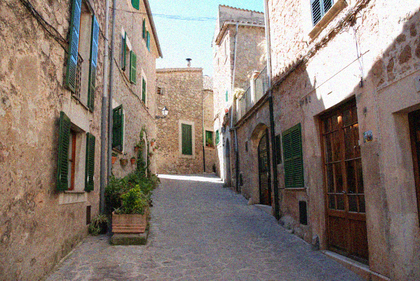
%> input picture IntegralImagingDenoising/images/alleyNoisy_sigma20.png, 420 x 281 px, shrunk from 774 x 518 before the run
$ octave basicSection.m   (GNU Octave 9; MATLAB toolbox functions it lacks are replaced by stand-ins)
%> lines starting %> are read from the running program, lines starting %| are printed output that depends on the picture; in (x1, y1, x2, y2) boxes, pixels count from 0 and x2, y2 are one past the last pixel; in counts of white or black regions, pixels touching at a corner belong together; the program's own positions count from 1
%> further down, image is the input picture: size 281x420x3 uint8; mean R, G, B 133.5, 120.8, 112.2
### IntegralImagingDenoising/computeIntegralImage.m
function [ii] = computeIntegralImage(image)
% The following implementation is based on the recursion approach based on
% the slides:
% s(x,y) = s(s,y-1)+ I(x,y)
% I_int(x,y) = I_int(x-1,y) + s(x,y)
%REPLACE THIS
im = double(image);
ii = zeros(size(image));
[n_row , n_col, dim] = size(image);
%> n_row = 281; n_col = 420; dim = 3
cumulate = zeros(size(image));

% Note, each recursion is based on the previous recursion's result. So we
% have to initialize the value and start recursion at i j = 2
cumulate(1,1:n_col,:) = image(1,1:n_col,:);
ii(1,2:n_col,:) = image(1,2:n_col,:);
ii(1:n_row,1,:) = image(1:n_row,1,:);
%> ii: size 281x420x3 double; mean R, G, B 1, 0.9, 0.9
%cumulate(1,1,:) = im(1,1,:);
% Cumulative sum for the first column and row.
for i = 2:n_col
    ii(1,i,:) = ii(1,i-1,:) + im(1,i,:);
end
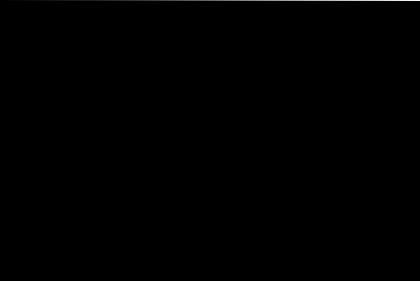
%> ii: size 281x420x3 double; mean R, G, B 120.9, 124.3, 118.3; drawn with min black and max white
for i = 2:n_row
   ii(i,1,:) = ii(i-1,1,:) + ii(i,1,:);

end
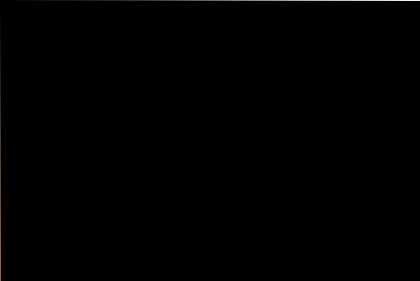
%> ii: size 281x420x3 double; 0.24% of pixels changed, all inside (x1, y1, x2, y2) = (0, 1, 1, 281); drawn with min black and max white

for j = 2:n_col
    for i = 2:n_row
        cumulate(i,j,:) = cumulate(i-1,j,:) + im(i,j,:);
        ii(i,j,:) =  cumulate(i,j,:) + ii(i,j-1,:);
    end
end
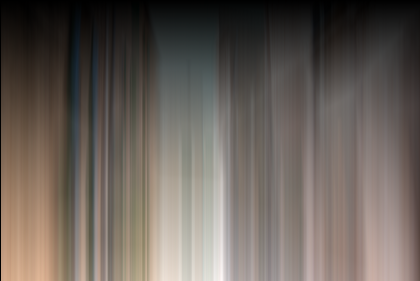
%> cumulate: size 281x420x3 double; mean R, G, B 21348.1, 19642.6, 18302.8; drawn with min black and max white
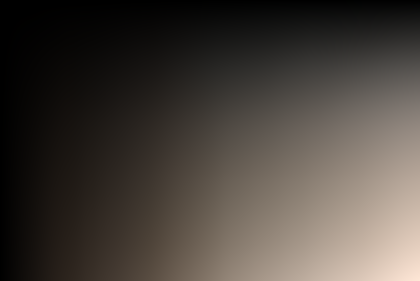
%> ii: size 281x420x3 double; mean R, G, B 4470001, 4070757.2, 3696974.8; drawn with min black and max white
end

### IntegralImagingDenoising/templateMatchingNaive.m
function [offsetsRows, offsetsCols, distances] = templateMatchingNaive(row, col,...
    patchSize, searchWindowSize,image)
% Caveat, patchSize, windowSize in my program is actually the radius.


% This function should for each possible offset in the search window
% centred at the current row and col, save a value for the offsets and
% patch distances, e.g. for the offset (-1,-1)
% offsetsRows(1) = -1;
% offsetsCols(1) = -1;
% distances(1) = 0.125;

% The distance is simply the SSD over patches of size patchSize between the
% 'template' patch centred at row and col and a patch shifted by the
% current

%REPLACE THIS
offsetsRows = zeros(10,1);
offsetsCols = zeros(10,1);

%distances = randn(10*10, 1);
% Get the real size of wind and patch.
patchSize = 1+patchSize+patchSize;
searchWindowSize = 1+searchWindowSize+searchWindowSize;

%paddImg = padarray(im,[searchWindowSize searchWindowSize],'symmetric');

offsetLimit = (searchWindowSize - patchSize)+1;
distances = zeros(offsetLimit,offsetLimit);
% framedImage gives the pixel within the current window.
% index within means the centre moves negative/positve with amount of
% patch's radius.
% +serachWIndowsize is the padded amount.
framedImage = image(row+searchWindowSize-(searchWindowSize-1)/2:row+searchWindowSize+(searchWindowSize-1)/2,col+searchWindowSize-(searchWindowSize-1)/2:col+searchWindowSize+(searchWindowSize-1)/2,:);
p0 = image(row+searchWindowSize-(patchSize-1)/2:row+searchWindowSize+(patchSize-1)/2,col+searchWindowSize-(patchSize-1)/2:col+searchWindowSize+(patchSize-1)/2,:);

windowCentre = (searchWindowSize-1)/2+1;
% eg: for patchsize = 3 window size = 7: [-2 -1 0 1 2];
% I don't consider the case when the offset patch hit the border of the
% window.
offsetIndex = [-(offsetLimit-1)/2:(offsetLimit-1)/2];

for i = 1:length(offsetIndex)
    for j = 1:length(offsetIndex)
        % SSD between the current patch with the offset.
        % Need three summation to get the sum of three channels.
        distances(i,j) = sum(sum(sum((framedImage(windowCentre+offsetIndex(i)-(patchSize-1)/2:windowCentre+offsetIndex(i)+(patchSize-1)/2,windowCentre+offsetIndex(j)-(patchSize-1)/2:windowCentre+offsetIndex(j)+(patchSize-1)/2,:) - p0).^2)));
    end
end

% I put normalization in the computeWeight section.
%distances= distances/ (3*patchSize*patchSize);
offsetsRows = offsetIndex;
offsetsCols = offsetIndex;
end

### IntegralImagingDenoising/templateMatchingIntegralImage.m
function [offsetsRows, offsetsCols, distances] = templateMatchingIntegralImage(row,...
     col,patchSize, searchWindowSize,image)
    %row = 1;
   % col = 1;
    %patchSize = 2;
    %searchWindowSize = 8;
% This function should for each possible offset in the search window
% centred at the current row and col, save a value for the offsets and
% patch distances, e.g. for the offset (-1,-1)
% offsetsX(1) = -1;
% offsetsY(1) = -1;
% distances(1) = 0.125;

% The distance is simply the SSD over patches of size patchSize between the
% 'template' patch centred at row and col and a patch shifted by the
% current offset

% This time, use the integral image method!
% NOTE: Use the 'computeIntegralImage' function developed % calculate your integral images earlier to
% NOTE: Use the 'evaluateIntegralImage' function to calculate patch sums

%REPLACE THIS
offsetsRows = zeros(10,1);
offsetsCols = zeros(10,1);
%distances = randn(10, 1);
%distances = zeros(10,10,3);
patchSize = 1+patchSize+patchSize;
searchWindowSize = 1+searchWindowSize+searchWindowSize;
%image = imread('images/debug/alleyNoisy_sigma20.png');
im = double(image);
[nrow,ncol,dim] = size(im);
offsetLimit = (searchWindowSize - patchSize)+1;

distances = zeros(offsetLimit,offsetLimit);


offsetIndex = [-(offsetLimit-1)/2:(offsetLimit-1)/2];
% padding the image so the index can go to the border of the original
% image.
paddImg = padarray(im,[searchWindowSize searchWindowSize],'symmetric');
paddP0  = padarray(im,[patchSize patchSize],'symmetric');
%(size-1)/2 is radius.

%%%debug use
%[prow pcol pdim] = size(paddP0);%%%%%%%%%%%%%%%%%%%
%resultantIntImg11 = zeros([prow pcol length(offsetIndex)^2]);%%%%%%%%%%%%%%%%%%%%%%%%%


for i= 1:length(offsetIndex)
    for j = 1:length(offsetIndex)

        %searchWindowSize+1 gives the relative coordinate of unpadded image.
        % For the integral template matching, we are offsetting the whole
        % image.
        offsetImg = paddImg(searchWindowSize+1+offsetIndex(i)-patchSize:end-searchWindowSize+offsetIndex(i)+patchSize,searchWindowSize+1+offsetIndex(j)-patchSize:end-searchWindowSize+offsetIndex(j)+patchSize,:);
        %dis = computeIntegralImage((paddP0 - offsetImg).^2);
        % I later found the better built-in approach which is cumsum.
        dis = cumsum(cumsum((paddP0 - offsetImg).^2),2);
        % sum the all channels integration.
        distances(i,j) = sum(evaluateIntegralImage(dis, row, col, patchSize));


        %debug use
        %resultantIntImg11(:,:,i*length(offsetIndex)+j-length(offsetIndex)) = sum(dis,3);%sum(disR,2);
    end
end
% [6 lines of commented-out code are left out]
offsetsRows = offsetIndex;
offsetsCols = offsetIndex;
end

### IntegralImagingDenoising/basicSection.m
%% Some parameters to set - make sure that your code works at image borders!

% Row and column of the pixel for which we wish to find all similar patches
% NOTE: For this section, we pick only one patch
row = 100;
col = 100;

% Patchsize - make sure your code works for different values
patchSize = 3;

% Search window size - make sure your code works for different values
searchWindowSize = 7;


%% Implementation of work required in your basic section-------------------

% TODO - Load Image
image = zeros(100, 100);
image = imread('images/alleyNoisy_sigma20.png');
imshow(image);

% TODO - Fill out this function
image_ii = computeIntegralImage(image);

% TODO - Display the normalised Integral Image
% NOTE: This is for display only, not for template matching yet!
figure('name', 'Normalised Integral Image');
[row,col,dim] = size(image_ii);
%> row = 281; col = 420; dim = 3
normalized_ii = double(image_ii);
% value in integral image is a cumulative sum, doing normalization
%  will project the ii into 1 to 255 scale.
%  to achieve this, divided by the highest value so the range becomes (0 1]
%  then times 255.
currentMax = max(max(image_ii(:,:,:)));
%> currentMax = [15752771 14251654 13247493]
normalized_ii(:,:,:) = image_ii(:,:,:) ./ currentMax;
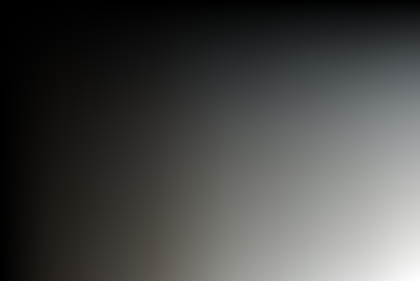
%> normalized_ii: size 281x420x3 double; mean R, G, B 0.284, 0.286, 0.279
imshow(uint8(normalized_ii*255));

% TODO - Template matching for naive SSD (i.e. just loop and sum)
% I padded the image beforehand, so avoid padding within the loop during
% non local means.
% The use of padding is to make sure the program can handle the situation
% that the current centre is at the border. Or window size are out of the
% image frame.
im = double(image);
fullwindowSize = 1+searchWindowSize+searchWindowSize;
paddImg = padarray(im,[fullwindowSize fullwindowSize],'symmetric');
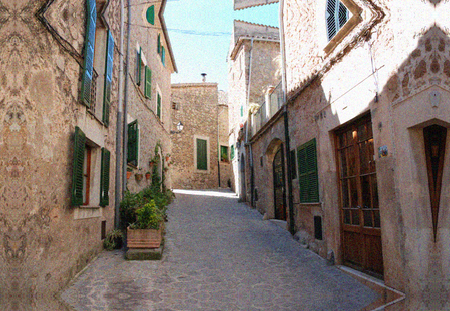
%> paddImg: size 311x450x3 double; mean R, G, B 134.4, 121.8, 113.5

[offsetsRows_naive, offsetsCols_naive, distances_naive] =  templateMatchingNaive(row, col,...
    patchSize, searchWindowSize,paddImg);
%> after the loop in templateMatchingNaive, `for i = 1:length(offsetIndex)`: distances = [21281 21976 20525 18971 20618 19752 18813 19501 21362; 20262 21903 21416 17695 15218 17628 21077 19868 18485; 20401 20295 20540 16208 20248 14794 19902 20966 20661; 18738 20654 22469 17939 17576 16072 17875 22811 20200; 19366 21657 24798 17361 0 15876 18873 21304 18833; 18184 20851 21546 17415 17456 17032 18529 21832 18025; 21000 22146 22101 15813 20780 15040 20979 22091 21524; 18911 22455 22700 17802 14894 18706 20446 19112 17881; 22064 23045 20044 18357 19272 18270 16729 18926 21113]
%> offsetsRows_naive = [-4 -3 -2 -1 0 1 2 3 4]; offsetsCols_naive = [-4 -3 -2 -1 0 1 2 3 4]; distances_naive has the same summary as distances in templateMatchingNaive

% TODO - Template matching using integral images
[offsetsRows_ii, offsetsCols_ii, distances_ii] = templateMatchingIntegralImage(row, col,...
    patchSize, searchWindowSize,im);
%> in templateMatchingIntegralImage, `paddP0  = padarray(im,[patchSize patchSize],'symmetric');`:
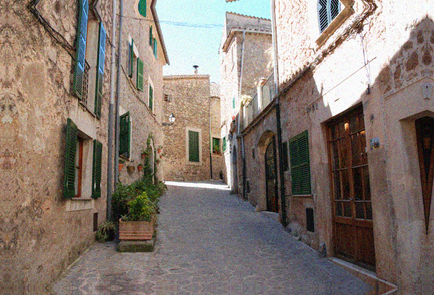
%> paddP0: size 295x434x3 double; mean R, G, B 133.6, 121.1, 112.7
%> offsetsRows_ii = [-4 -3 -2 -1 0 1 2 3 4]; offsetsCols_ii = [-4 -3 -2 -1 0 1 2 3 4]; distances_ii has the same summary as distances in templateMatchingNaive

%% Let's print out your results--------------------------------------------

% NOTE: Your results for the naive and the integral image method should be
% the same!
for i=1:length(offsetsRows_naive)
    disp(['offset rows: ', num2str(offsetsRows_naive(i)), '; offset cols: ',...
        num2str(offsetsCols_naive(i)), '; Naive Distance = ', num2str(distances_naive(i),10),...
        '; Integral Im Distance = ', num2str(distances_ii(i),10)]);
end
%> this loop made 9 passes
%| offset rows: -4; offset cols: -4; Naive Distance = 21281; Integral Im Distance = 21281
%| offset rows: -3; offset cols: -3; Naive Distance = 20262; Integral Im Distance = 20262
%| offset rows: -2; offset cols: -2; Naive Distance = 20401; Integral Im Distance = 20401
%| offset rows: -1; offset cols: -1; Naive Distance = 18738; Integral Im Distance = 18738
%| offset rows: 0; offset cols: 0; Naive Distance = 19366; Integral Im Distance = 19366
%| offset rows: 1; offset cols: 1; Naive Distance = 18184; Integral Im Distance = 18184
%| offset rows: 2; offset cols: 2; Naive Distance = 21000; Integral Im Distance = 21000
%| offset rows: 3; offset cols: 3; Naive Distance = 18911; Integral Im Distance = 18911
%> (further printed lines are left out)

$ run again, with IntegralImagingDenoising/images/debug/alleyNoisy_sigma20.png copied over IntegralImagingDenoising/images/alleyNoisy_sigma20.png
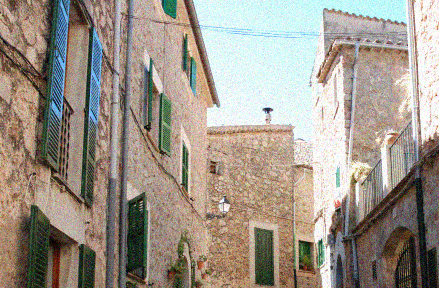
%> input picture IntegralImagingDenoising/images/debug/alleyNoisy_sigma20.png, 439 x 288 px
%> image is the input picture: size 288x439x3 uint8; mean R, G, B 158.2, 149.1, 138
%> after the loop in computeIntegralImage, `for j = 2:n_col`:
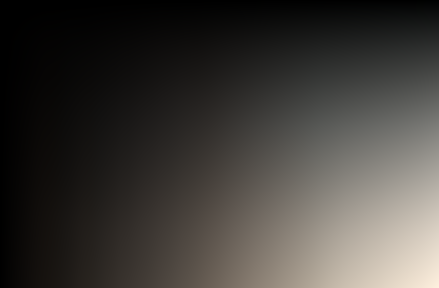
%> ii: size 288x439x3 double; mean R, G, B 5011052.4, 4777872.3, 4473370.5; drawn with min black and max white
%> currentMax = [20004270 18851087 17451489]
%> after the loop in templateMatchingNaive, `for i = 1:length(offsetIndex)`: distances = [216725 219080 185418 123910 84970 128306 225180 280470 280968; 240046 225175 193250 132306 66688 138612 228652 281870 292965; 239827 224952 182426 129860 73285 131247 212878 277164 291764; 229448 224478 186418 127746 82067 128473 218940 273214 281392; 251537 208866 182023 131096 0 141386 208102 252151 291036; 249273 232862 187531 133950 83128 136544 223156 273417 293144; 227628 217332 176276 122634 77787 124415 204924 264568 274956; 247479 231822 198162 136990 62437 142597 227922 283110 297448; 232156 230155 195836 134356 79290 136074 234090 285924 291047]
%> offsetsRows_naive = [-4 -3 -2 -1 0 1 2 3 4]; distances_naive has the same summary as distances in templateMatchingNaive
%> in templateMatchingIntegralImage, `paddP0  = padarray(im,[patchSize patchSize],'symmetric');`:
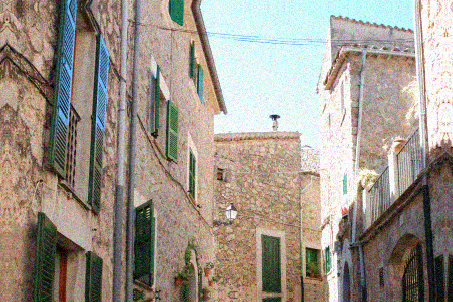
%> paddP0: size 302x453x3 double; mean R, G, B 157.6, 148.6, 137.5
%> distances_ii has the same summary as distances in templateMatchingNaive
%> the loop `for i=1:length(offsetsRows_naive)` made 9 passes
%| offset rows: -4; offset cols: -4; Naive Distance = 216725; Integral Im Distance = 216725
%| offset rows: -3; offset cols: -3; Naive Distance = 240046; Integral Im Distance = 240046
%| offset rows: -2; offset cols: -2; Naive Distance = 239827; Integral Im Distance = 239827
%| offset rows: -1; offset cols: -1; Naive Distance = 229448; Integral Im Distance = 229448
%| offset rows: 0; offset cols: 0; Naive Distance = 251537; Integral Im Distance = 251537
%> (further printed lines are left out)

$ run again, with IntegralImagingDenoising/images/townNoisy_sigma5.png copied over IntegralImagingDenoising/images/alleyNoisy_sigma20.png
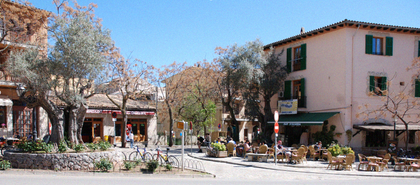
%> input picture IntegralImagingDenoising/images/townNoisy_sigma5.png, 420 x 185 px, shrunk from 769 x 338 before the run
%> image is the input picture: size 185x420x3 uint8; mean R, G, B 132.7, 135.3, 141.2
%> after the loop in computeIntegralImage, `for j = 2:n_col`:
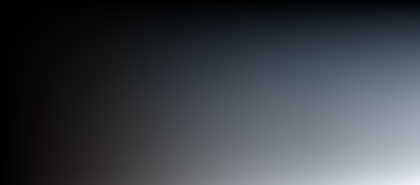
%> ii: size 185x420x3 double; mean R, G, B 2590490.6, 2794339.4, 3026584.1; drawn with min black and max white
%> currentMax = [10309128 10515103 10973915]
%> after the loop in templateMatchingNaive, `for i = 1:length(offsetIndex)`: distances = [109552 122934 130177 141481 149509 149407 142001 130673 122966; 8846 10268 11562 13141 14304 14630 13335 11586 10116; 3645 3258 3384 3410 3158 3370 3606 3406 3732; 2916 2450 2666 2610 1957 2423 2746 2540 3012; 2264 1621 2132 1902 0 1576 2324 1624 2341; 3114 2535 2530 2478 1874 2282 2716 2628 3255; 3488 3238 3328 3212 2839 3125 3520 3436 3684; 2961 3074 2904 2988 2826 2942 3142 3148 3026; 8434 9680 10528 11997 13606 13468 12501 11200 9920]
%> offsetsRows_naive = [-4 -3 -2 -1 0 1 2 3 4]; distances_naive has the same summary as distances in templateMatchingNaive
%> in templateMatchingIntegralImage, `paddP0  = padarray(im,[patchSize patchSize],'symmetric');`:
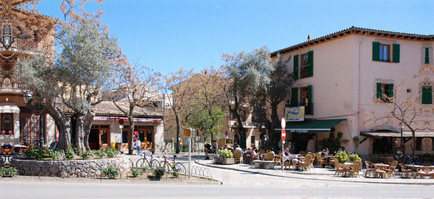
%> paddP0: size 199x434x3 double; mean R, G, B 135.4, 139.2, 146.3
%> distances_ii has the same summary as distances in templateMatchingNaive
%> the loop `for i=1:length(offsetsRows_naive)` made 9 passes
%| offset rows: -4; offset cols: -4; Naive Distance = 109552; Integral Im Distance = 109552
%| offset rows: -3; offset cols: -3; Naive Distance = 8846; Integral Im Distance = 8846
%| offset rows: -2; offset cols: -2; Naive Distance = 3645; Integral Im Distance = 3645
%| offset rows: -1; offset cols: -1; Naive Distance = 2916; Integral Im Distance = 2916
%| offset rows: 0; offset cols: 0; Naive Distance = 2264; Integral Im Distance = 2264
%> (further printed lines are left out)
